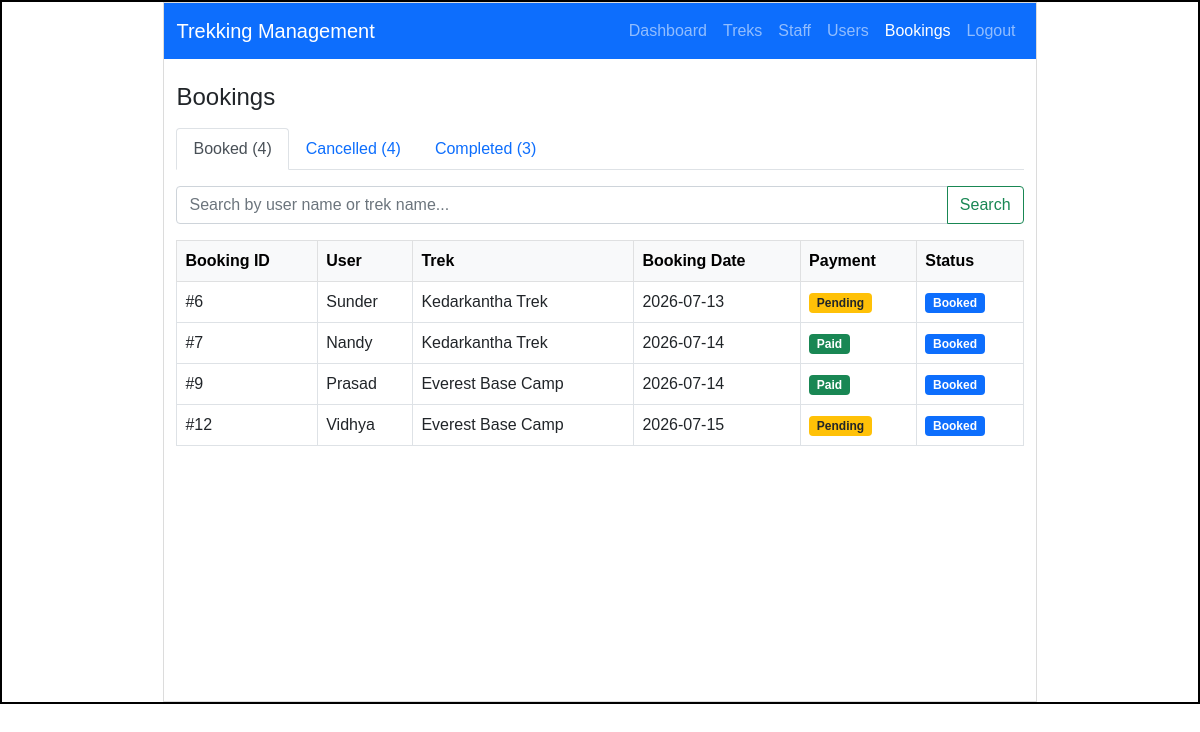
/admin/bookings (signed in), run on an earlier commit of the app's database.
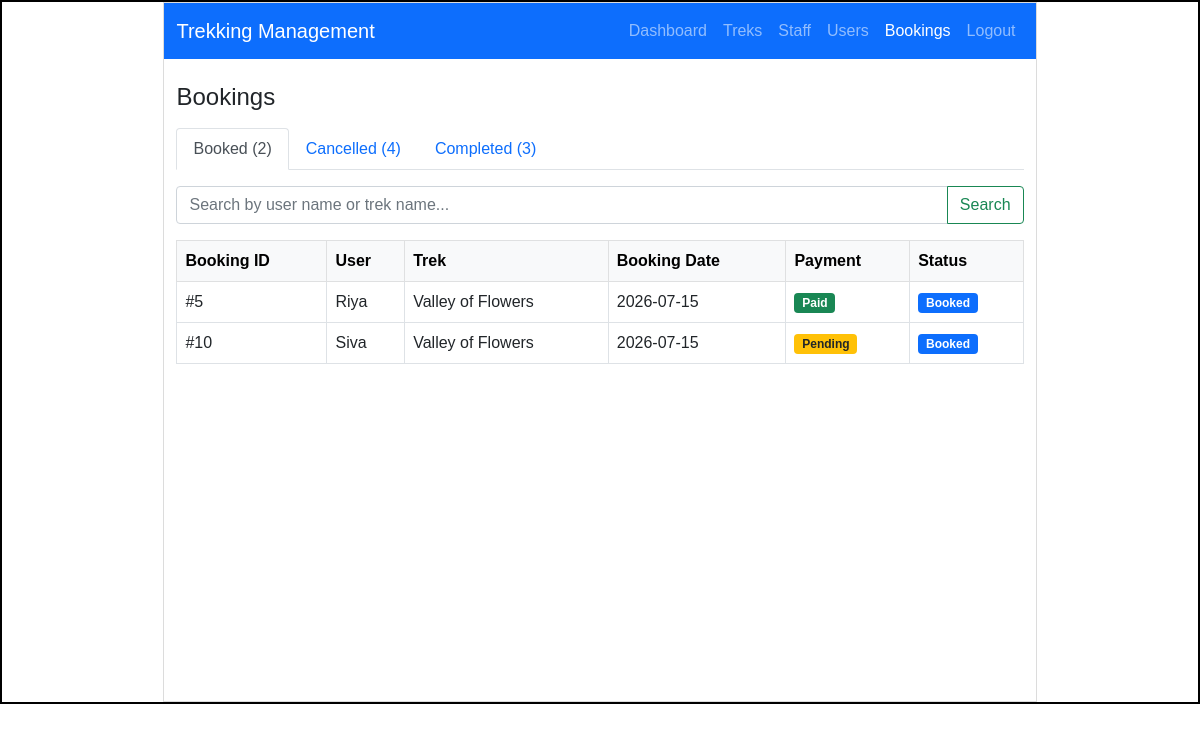
And on a later commit of the database.
### models.py (models this page shows)
class Booking(db.Model):
    __tablename__ = "booking"
    id = db.Column(db.Integer  , primary_key = True)
    booking_date = db.Column(db.Date, default=date.today)
    booking_status = db.Column(db.String(20),nullable=False,default = "Booked")
    payment_status = db.Column(db.String(20),nullable=False,default="Pending")
    user_id = db.Column(db.Integer,db.ForeignKey("user.id"), nullable=False) # many
    trek_id = db.Column(db.Integer,db.ForeignKey("trek.id") , nullable=False)
    __table_args__ = (db.UniqueConstraint('user_id','trek_id',name='unique_user_trek'),)

class User(db.Model):
    __tablename__ = "user"
    id = db.Column(db.Integer  , primary_key = True)
    name = db.Column(db.String() , nullable=False)
    email=db.Column(db.String(), unique = True , nullable=False )
    password = db.Column(db.String() , nullable=False)
    phone = db.Column(db.String(15) , nullable=False ,unique = True)
    role = db.Column(db.String(), nullable=False , default='trekker')
    is_blacklisted = db.Column(db.Boolean , nullable= False , default = False)
    bookings = db.relationship( "Booking" ,backref = "user",lazy=True) # One User -> Many Bookings
    staff_profile = db.relationship("Staff_Profile",backref = "user",uselist=False,lazy=True)

class Trek(db.Model):
    __tablename__ = "trek"
    id = db.Column(db.Integer  , primary_key = True)
    trek_name = db.Column(db.String() , nullable = False)
    location = db.Column(db.String(100),nullable=False)
    difficulty = db.Column(db.String(20),nullable=False)
    duration = db.Column(db.Integer,nullable=False)
    available_slots = db.Column(db.Integer,nullable=False)
    trek_status = db.Column(db.String(20),nullable=False,default = "Pending")
    start_date = db.Column(db.Date,nullable=False)
    end_date = db.Column(db.Date,nullable=False)
    description = db.Column(db.Text)
    staff_id = db.Column(db.Integer,db.ForeignKey("staff_profile.id"), nullable = True)
    bookings = db.relationship("Booking",backref = "trek",lazy=True) # One Trek -> Many Bookings

### app.py (the view)
@app.route("/admin/bookings")
@role_required("admin")
def admin_bookings():
    active_tab   = request.args.get("tab", "booked")
    search_query = request.args.get("search", "")
    def filter_bookings(statuses):
        q = Booking.query.filter(Booking.booking_status.in_(statuses))
        if search_query:
            q = q.join(User).join(Trek).filter(or_(User.name.ilike(f"%{search_query}%") , Trek.trek_name.ilike(f"%{search_query}%")))
        return q.all()
    return render_template("admin_bookings.html",
                       active_tab=active_tab,
                       search_query=search_query,
                       booked=filter_bookings(["Booked", "Started"]),
                       cancelled=filter_bookings(["Cancelled"]),
                       completed=filter_bookings(["Completed"]))

### app.py (called while the page is built)
def role_required(*roles):
    def decorator(f):
        @wraps(f)
        def wrapper(*args, **kwargs):
            if 'user_id' not in session:
                flash("Please log in to continue.", "warning")
                return redirect(url_for("login"))
            if session.get('role') not in roles:
                flash("You don't have access to that page.", "warning")
                return _redirect_to_own_area()
            return f(*args, **kwargs)
        return wrapper
    return decorator

### templates/admin_bookings.html (shortened to what the changed rows need)
<!DOCTYPE html>
<html lang="en">
<head>
    <link rel="stylesheet" href="{{ url_for('static', filename='style.css') }}">
    <link href="https://cdn.jsdelivr.net/npm/bootstrap@5.0.2/dist/css/bootstrap.min.css" rel="stylesheet">
</head>
<body>
    <div id="main">
        <div id="canvas">
            <div class="container mt-4">
                <ul class="nav nav-tabs mb-3">
                    <li class="nav-item">
                        <a class="nav-link {% if active_tab == 'booked' %}active{% endif %}"
                           href="/admin/bookings?tab=booked">
                            Booked ({{ booked | length }})
                        </a>
                    </li>
                </ul>
                {% if active_tab == 'booked' %}
                    {% if booked %}
                    <table class="table table-bordered table-hover">
                        <thead class="table-light">
                            <tr>
                                <th>Booking ID</th>
                                <th>User</th>
                                <th>Trek</th>
                                <th>Booking Date</th>
                                <th>Payment</th>
                                <th>Status</th>
                            </tr>
                        </thead>
                        <tbody>
                            {% for booking in booked %}
                            <tr>
                                <td>#{{ booking.id }}</td>
                                <td>{{ booking.user.name }}</td>
                                <td>{{ booking.trek.trek_name }}</td>
                                <td>{{ booking.booking_date }}</td>
                                <td>
                                    {% if booking.payment_status == "Paid" %}
                                        <span class="badge bg-success">Paid</span>
                                    {% elif booking.payment_status == "Pending" %}
                                        <span class="badge bg-warning text-dark">Pending</span>
                                    {% elif booking.payment_status == "Refunded" %}
                                        <span class="badge bg-secondary">Refunded</span>
                                    {% else %}
                                        <span class="badge bg-secondary">{{ booking.payment_status }}</span>
                                    {% endif %}
                                </td>
                                <td>
                                    {% if booking.booking_status == "Booked" %}
                                        <span class="badge bg-primary">Booked</span>
                                    {% elif booking.booking_status == "Started" %}
                                        <span class="badge bg-warning text-dark">Started</span>
                                    {% endif %}
                                </td>
                            </tr>
                            {% endfor %}
                        </tbody>
                    </table>
                    {% else %}
                        {% if search_query %}
                            <div class="alert alert-warning">No booked entries matching "{{ search_query }}".</div>
                        {% else %}
                            <div class="alert alert-info">No bookings yet.</div>
                        {% endif %}
                    {% endif %}
                {% endif %}
            </div>
        </div>
    </div>
</body>
</html>

What changed in the data, as far as the page shows it:
no longer on this page (row edited): Booking: id "6", user.name "Sunder", trek.trek_name "Kedarkantha Trek", booking_date "2026-07-13", payment_status "Pending", booking_status "Booked"
no longer on this page (row edited): Booking: id "7", user.name "Nandy", trek.trek_name "Kedarkantha Trek", booking_date "2026-07-14", payment_status "Paid", booking_status "Booked"
no longer on this page (row edited): Booking: id "9", user.name "Prasad", trek.trek_name "Everest Base Camp", booking_date "2026-07-14", payment_status "Paid", booking_status "Booked"
removed Booking: id "12", user.name "Vidhya", trek.trek_name "Everest Base Camp", booking_date "2026-07-15", payment_status "Pending", booking_status "Booked"
now on this page (row edited): Booking: id "5", user.name "Riya", trek.trek_name "Valley of Flowers", booking_date "2026-07-15", payment_status "Paid", booking_status "Booked"
now on this page (row edited): Booking: id "10", user.name "Siva", trek.trek_name "Valley of Flowers", booking_date "2026-07-15", payment_status "Pending", booking_status "Booked"
Also different on the page:
{{ booked | length }}: "4" → "2"
